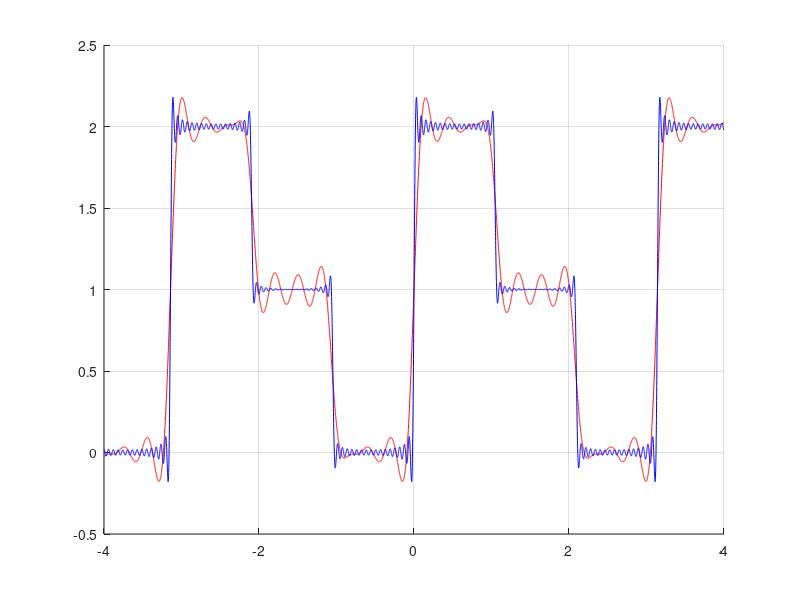
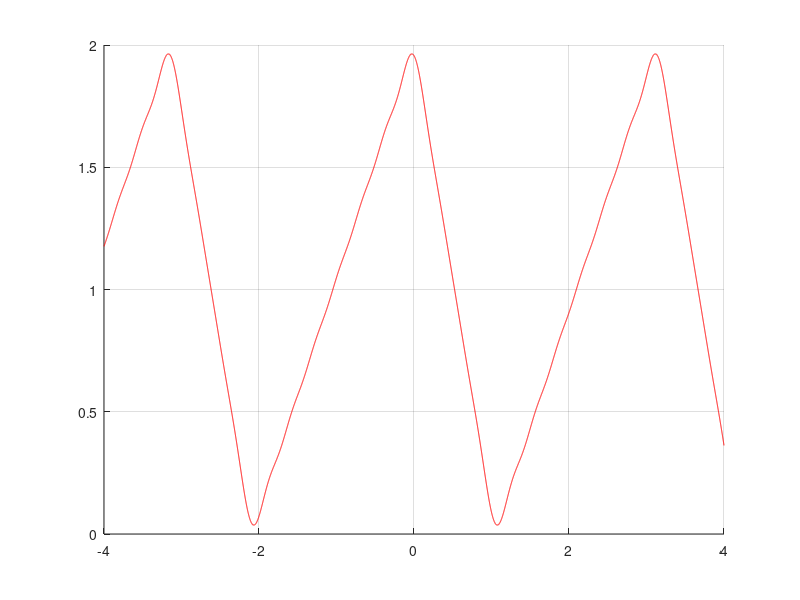
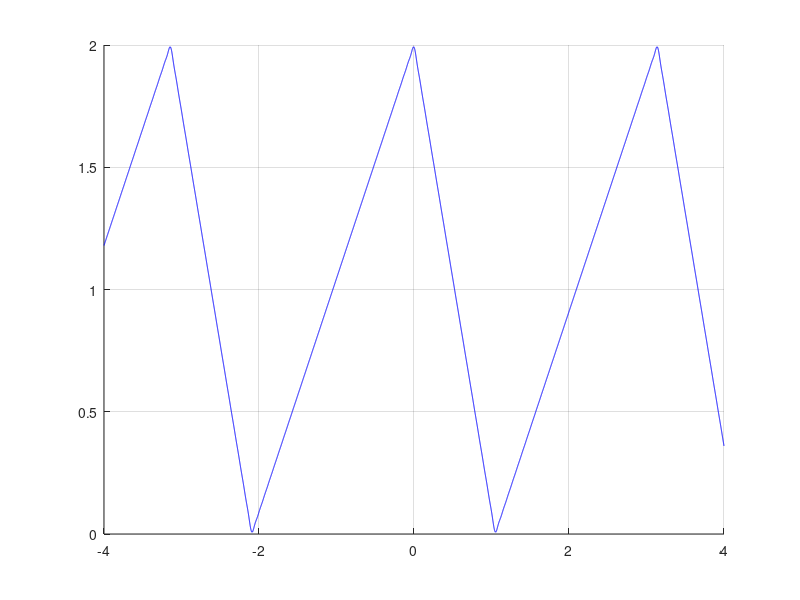
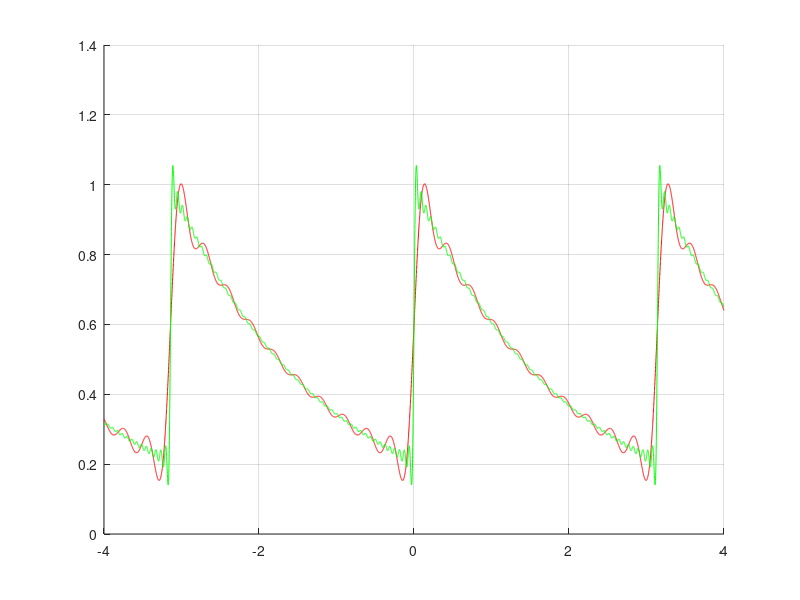

Recreate these plots in MATLAB, in order.
% Matlab Question 1a
clear
clc
close all
t=linspace(-4,4,1e4);

N = 10;
%compute complex amplitudes
for n=1:N
    X(n)=(2-exp(-2*pi*j*n/3)-exp(-4*pi*j*n/3))/(2*pi*j*n);
end

for n=1:N
    x(n,:)=2*real(X(n)*exp(j*2*n*t));
end

xcomb=ones(size(t))+sum(x);
figure(1);
hold on;
plot(t,xcomb,'r');

N = 50;
%compute complex amplitudes
for n=1:N
    X(n)=(2-exp(-2*pi*j*n/3)-exp(-4*pi*j*n/3))/(2*pi*j*n);
end

for n=1:N
    x(n,:)=2*real(X(n)*exp(j*2*n*t));
end

xcomb=ones(size(t))+sum(x);
plot(t,xcomb,'b');

grid on;
hold on;



% Matlab Question 2
clear
clc
close all
t=linspace(-4,4,1e4);

N = 10;
%compute complex amplitudes
for n=1:N
    X(n)=-9*((exp(-2*pi*j*n/3)-1)/(4*pi^2*n^2));
end

for n=1:N
    x(n,:)=2*real(X(n)*exp(j*2*n*t));
end

xcomb=ones(size(t))+sum(x);
figure(2);
hold on;
plot(t,xcomb,'r');
grid on;

N = 50;
%compute complex amplitudes
for n=1:N
    X(n)=-9*((exp(-2*pi*j*n/3)-1)/(4*pi^2*n^2));
end

for n=1:N
    x(n,:)=2*real(X(n)*exp(j*2*n*t));
end

xcomb=ones(size(t))+sum(x);
figure(3);
hold on;
plot(t,xcomb,'b');
grid on;



% Matlab Question 3a
clear
clc
close all
t=linspace(-4,4,1e4);

N = 10;
%compute complex amplitudes
for n=1:N
    X(n)=0.504/(1+4*n*j);
end

for n=1:N
    x(n,:)=2*real(X(n)*exp(j*2*n*t));
end

xcomb=0.504*ones(size(t))+sum(x);
figure(4);
hold on;
plot(t,xcomb,'r');

N = 50;
%compute complex amplitudes
for n=1:N
    X(n)=0.504/(1+4*n*j);
end

for n=1:N
    x(n,:)=2*real(X(n)*exp(j*2*n*t));
end

xcomb=0.504*ones(size(t))+sum(x);
plot(t,xcomb,'g');
grid on;
hold on;



% Matlab Question 3b
clear
close all
t=linspace(-10,10,1e4);
N=10;
for n=1:N
    X(n)=0.504/(1+4*n*j);
end
for n=1:N
    x(n,:)=2*real(X(n)*exp(j*n*t));
end
xcomb=0.504*ones(size(t))+sum(x);
figure(5);
plot(t,xcomb); 
grid on;
xlabel('time (secs)');
figure(6);
stem(abs(X));



% Matlab Question 3c
clear
close all
t=linspace(-10,10,1e4);
N=10;
for n=1:N
    X(n)=0.504/(1+4*n*j);
end
for n=1:N
    x(n,:)=2*real(X(n)*exp(j*n*t));
end
xcomb=0.504*ones(size(t))+sum(x);
figure(7);
plot(t,xcomb); 
grid on;
xlabel('time (secs)');
figure(8);
stem(angle(X));









